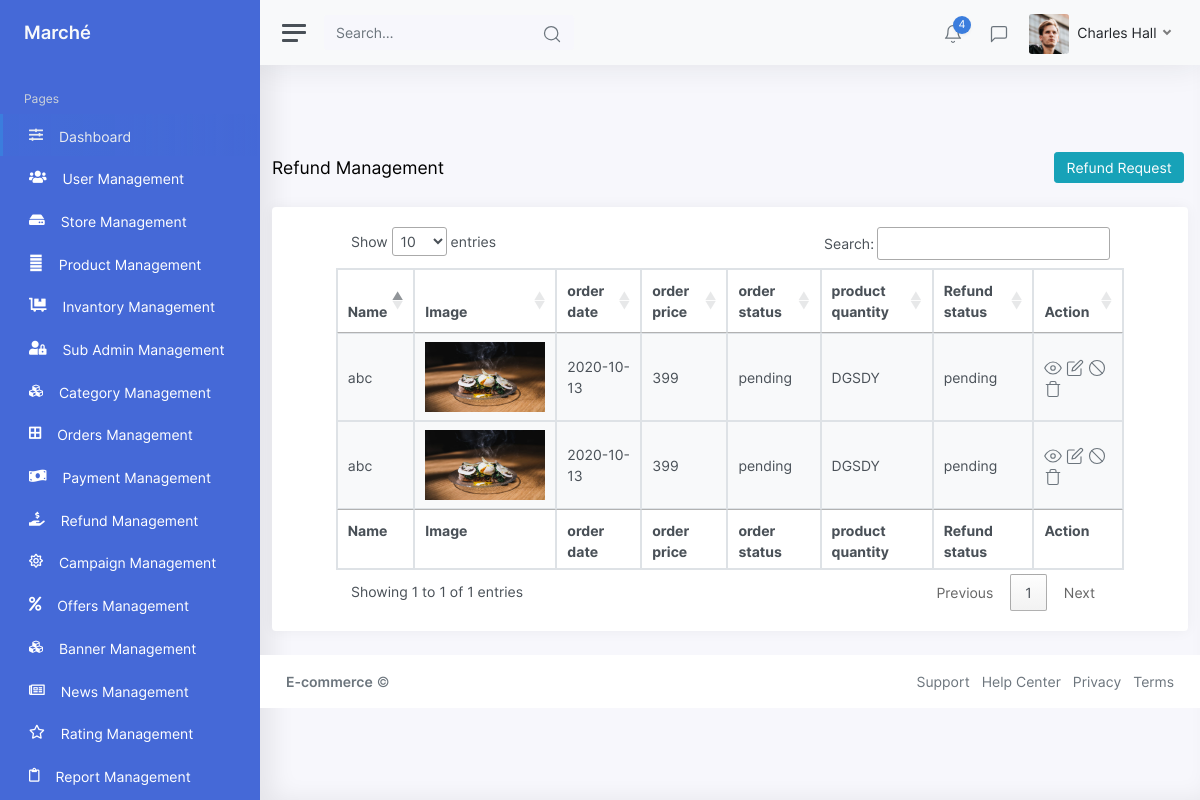
/index.php/store/refundManagement, run on the app's committed database.
### tables this page shows
CREATE TABLE `refund` (
  `order_id` int(11) NOT NULL,
  `name` varchar(255) NOT NULL,
  `image` varchar(255) NOT NULL,
  `order_date` varchar(255) NOT NULL,
  `order_price` int(255) NOT NULL,
  `order_status` varchar(255) NOT NULL,
  `product_quantity` varchar(255) NOT NULL,
  `refund_status` varchar(255) NOT NULL,
  `created_at` varchar(255) NOT NULL
);

### application/controllers/Store.php (called while the page is built, shortened)
<?php
class Store extends CI_Controller
{
	public function __construct()
	{
	$this->load->model('MyModel');
	$this->load->model('Common_model');
	}
	public function refundManagement()
	{
		$records = $this->Common_model->_select('refund','*');
		$this->load->view('ListView/Refund-Management',['records'=>$records]);
	}
}

### index.php (called while the page is built, shortened)
<?php
require_once BASEPATH.'core/CodeIgniter.php';

### application/models/Common_model.php (called while the page is built, shortened)
<?php
class Common_model extends CI_Model
{
      function _select($table, $column = '*', $condition = array(), $order_by = '', $sort = 'ASC', $start = '0', $perPage = '')
    {
        $this->db->select($column, false);
        $resSQL = $this->db->get($table);
        if ($resSQL->num_rows() > 0) {
            $result = $resSQL->result_array();
            return $result;
        } else {
            return false;
        }
    }
}
?>

### application/views/ListView/Refund-management.php (the view, shortened to what this page needs)
<?php include_once('header.php');
include_once('sidebar.php'); ?>
<br><br><br>
<div class="container">
	<div class="breadcrumb-header justify-content-between">
					<div class="my-auto">
						<div class="d-flex">
							<h4 class="content-title mb-0 my-auto">Refund Management</h4>
						</div>
					</div>
					<div class="d-flex my-xl-auto right-content">
						<div class="pr-1 mb-3 mb-xl-0">
							<a href="<?= base_url('Additems/Addrefund') ?>"><button type="button" class="btn btn-info"><i class="fe fe-plus"></i>Refund Request</button></a>
						</div>
					</div>
				</div>
<div class="card">
	<div class="card-body">
		<table id="table_id" class="table table-condensed table-striped table-hover table-striped table-bordered">
			<thead>
				<tr>
					<th>Name</th>
					<th>Image</th>
					<th>order date</th>
					<th>order price</th>
					<th>order status</th>
					<th>product quantity</th>
					<th>Refund status</th>
					<th>Action</th>
				</tr>
			</thead>
			<?php if (!empty($records)) : ?>
				<?php foreach ($records as $key => $record) : ?>
					<tbody>
						<tr>
							<td><?php echo @$record['name'] ?></td>
							<td><?php if (($record['image'])) { ?>
									<img src="<?php echo base_url("/uploads/RefundImage/" . $record['image']); ?>"  width="120" height="70">
								<?php } else { ?>
								<?php } ?>
							</td>
							<td><?php echo $record['order_date'] ?></td>
							<td><?php echo $record['order_price'] ?></td>
							<td><?php echo $record['order_status'] ?></td>
							<td><?php echo $record['product_quantity'] ?></td>
							<td><?php echo $record['refund_status'] ?></td>
							<td class="table-action">
								<a href="#myModalBlockUser" class="trigger-btn" data-toggle="modal"><i class="align-middle" data-feather="eye"></i></a>
								<a href="" data-toggle="modal" data-target="#myModalup<?php echo $record['order_id']; ?>" class="trigger-btn"><i class="align-middle" data-feather="edit"></i></a>
								<a href="#myModalBlockUser" class="trigger-btn" data-toggle="modal"><i class="align-middle" data-feather="slash"></i></a>
								<a href="" class="trigger-btn" data-target="#myModal<?php echo $record['order_id']; ?>" data-toggle="modal"><i class="align-middle" data-feather="trash"></i></a>
							</td>
						</tr>
					</tbody>
				<?php endforeach; ?>
			<?php endif; ?>
			<tfoot>
				<tr>
					<th>Name</th>
					<th>Image</th>
					<th>order date</th>
					<th>order price</th>
					<th>order status</th>
					<th>product quantity</th>
					<th>Refund status</th>
					<th>Action</th>
				</tr>
			</tfoot>
		</table>
	</div>
</div>
</div>
<?php include_once('footer.php');  ?>

### application/views/ListView/header.php (shortened to what this page needs)
<!DOCTYPE html>
<html lang="en">
<head>
	<link href="<?= base_url() ?>assets/main/css/app.css" rel="stylesheet">
	<link rel="stylesheet" type="text/css" href="https://cdn.datatables.net/1.10.22/css/jquery.dataTables.min.css">
</head>
<body>
	<div class="wrapper">

### application/views/ListView/sidebar.php (shortened to what this page needs)
<?php include_once('header.php');  ?>
<nav id="sidebar" class="sidebar">
	<div class="sidebar-content js-simplebar">
		<a class="sidebar-brand" href="<?php echo base_url('Admin/index') ?>">
			<span class="align-middle">Marché</span>
		</a>
		<ul class="sidebar-nav">
			<li class="sidebar-header">
				Pages
			</li>
			<li class="sidebar-item active">
				<a class="sidebar-link" href="<?php echo base_url('Admin/index') ?>">
					<i class='fas fa-sliders-h' aria-hidden="true"></i>
					<span class="align-middle">Dashboard</span>
				</a>
			</li>
			<?php $userInfo = $this->session->userdata('userInfo'); ?>
              <?php if(isset($userInfo[0]['store_id'])==''):?>
			<li class="sidebar-item">
				<a class="sidebar-link" href="<?= base_url('Admin/UserManagement') ?>">
					<i class="fa fa-users" aria-hidden="true"></i>
					<span class="align-middle">User Management</span>
				</a>
			</li>
		<?php endif;?>
            <?php $userInfo = $this->session->userdata('userInfo'); ?>
              <?php if(isset($userInfo[0]['store_id'])==''):?>
			<li class="sidebar-item">
				<a class="sidebar-link" href="<?= base_url('Admin/StoreManagement') ?>">
					<i class="fas fa-hdd"></i> <span class="align-middle">Store Management</span>
				</a>
			</li>
            <?php endif;?>
			<li class="sidebar-item">
				<a class="sidebar-link" href="<?= base_url('Admin/productManagement') ?>">
					<i class="fab fa-product-hunt"></i>
					<span class="align-middle">Product Management</span>
				</a>
			</li>
              <?php $userInfo = $this->session->userdata('userInfo'); ?>
              <?php if(isset($userInfo[0]['store_id'])==''):?>
			<li class="sidebar-item">
				<a class="sidebar-link" href="<?= base_url('Admin/invantoryManagement') ?>">
					<i class="fas fa-dolly-flatbed"></i>
					<span class="align-middle">Invantory Management</span>
				</a>
			</li>
			<?php endif;?>
                 <?php $userInfo = $this->session->userdata('userInfo'); ?>
              <?php if(isset($userInfo[0]['store_id'])==''):?>
			<li class="sidebar-item">
				<a class="sidebar-link" href="<?= base_url('Admin/subadminManagement') ?>">
					<i class="fas fa-user-lock"></i>
					<span class="align-middle">Sub Admin Management</span>
				</a>
			</li>
			<?php endif;?>
			<li class="sidebar-item">
				<a class="sidebar-link" href="<?= base_url('Admin/categorymanagement') ?>">
					<i class="fas fa-cubes"></i>
					<span class="align-middle">Category Management</span>
				</a>
			</li>
			<li class="sidebar-item">
				<a class="sidebar-link" href="<?= base_url('Admin/ordersManagement') ?>">
					<i class="fas fa-border-all"></i>
					<span class="align-middle">Orders Management</span>
				</a>
			</li>
			<li class="sidebar-item">
				<a class="sidebar-link" href="<?= base_url('Admin/paymentManagement') ?>">
					<i class="fas fa-money-bill-wave"></i>
					<span class="align-middle">Payment Management</span>
				</a>
			</li>
			<li class="sidebar-item">
				<a class="sidebar-link" href="<?= base_url('Admin/refundManagement') ?>">
					<i class="fas fa-hand-holding-usd"></i>
					<span class="align-middle">Refund Management</span>
				</a>
			</li>
			<?php $userInfo = $this->session->userdata('userInfo'); ?>
              <?php if(isset($userInfo[0]['store_id'])==''):?>
			<li class="sidebar-item">
				<a class="sidebar-link" href="<?= base_url('Admin/campaignManagement') ?>">
					<i class="far fa-sun"></i>
					<span class="align-middle">Campaign Management</span>
				</a>
			</li>
		<?php endif;?>
		<?php $userInfo = $this->session->userdata('userInfo'); ?>
              <?php if(isset($userInfo[0]['store_id'])==''):?>
			<li class="sidebar-item">
				<a class="sidebar-link" href="<?= base_url('Admin/offerManagement') ?>">
					<i class="fas fa-percent"></i>
					<span class="align-middle">Offers Management</span>
				</a>
			</li>
			<?php endif;?>
			<li class="sidebar-item">
				<a class="sidebar-link" href="<?= base_url('Admin/bannerManagement') ?>">
					<i class="fas fa-cubes"></i>
					<span class="align-middle">Banner Management</span>
				</a>
			</li>
			<?php $userInfo = $this->session->userdata('userInfo'); ?>
              <?php if(isset($userInfo[0]['store_id'])==''):?>
			<li class="sidebar-item">
				<a class="sidebar-link" href="<?= base_url('Admin/newsManagement') ?>">
					<i class="far fa-newspaper"></i>
					<span class="align-middle">News Management</span>
				</a>
			</li>
			<?php endif;?>
			<?php $userInfo = $this->session->userdata('userInfo'); ?>
              <?php if(isset($userInfo[0]['store_id'])==''):?>
			<li class="sidebar-item">
				<a class="sidebar-link" href="<?= base_url('Admin/ratingManagement') ?>">
					<i class="far fa-star"></i>
					<span class="align-middle">Rating Management</span>
				</a>
			</li>
			<?php endif;?>
			<?php $userInfo = $this->session->userdata('userInfo'); ?>
              <?php if(isset($userInfo[0]['store_id'])==''):?>
			<li class="sidebar-item">
				<a class="sidebar-link" href="#">
					<i class="far fa-clipboard"></i>
					<span class="align-middle">Report Management</span>
				</a>
			</li>
			<?php endif;?>
		</ul>
	</div>
</nav>
<div class="main">
	<nav class="navbar navbar-expand navbar-light navbar-bg">
		<a class="sidebar-toggle d-flex">
			<i class="hamburger align-self-center"></i>
		</a>
		<form class="form-inline d-none d-sm-inline-block">
			<div class="input-group input-group-navbar">
				<input type="text" class="form-control" placeholder="Search…" aria-label="Search">
				<div class="input-group-append">
					<button class="btn" type="button">
						<i class="align-middle" data-feather="search"></i>
					</button>
				</div>
			</div>
		</form>
		<div class="navbar-collapse collapse">
			<ul class="navbar-nav navbar-align">
				<li class="nav-item dropdown">
					<a class="nav-icon dropdown-toggle" href="#" id="alertsDropdown" data-toggle="dropdown">
						<div class="position-relative">
							<i class="align-middle" data-feather="bell"></i>
							<span class="indicator">4</span>
						</div>
					</a>
				</li>
				<li class="nav-item dropdown">
					<a class="nav-icon dropdown-toggle" href="#" id="messagesDropdown" data-toggle="dropdown">
						<div class="position-relative">
							<i class="align-middle" data-feather="message-square"></i>
						</div>
					</a>
				</li>
				<li class="nav-item dropdown">
					<a class="nav-link dropdown-toggle d-none d-sm-inline-block" href="#" data-toggle="dropdown">
						<img src="<?= base_url() ?>assets/main/img/avatars/avatar.jpg" class="avatar img-fluid rounded mr-1" alt="Charles Hall" /> <span class="text-dark">Charles Hall</span>
					</a>
				</li>
			</ul>
		</div>
	</nav>

### application/views/ListView/footer.php (shortened to what this page needs)
<footer class="footer">
				<div class="container-fluid">
					<div class="row text-muted">
						<div class="col-6 text-left">
							<p class="mb-0">
								<a href="index.php" class="text-muted"><strong>E-commerce</strong></a> &copy;
							</p>
						</div>
						<div class="col-6 text-right">
							<ul class="list-inline">
								<li class="list-inline-item">
									<a class="text-muted" href="#">Support</a>
								</li>
								<li class="list-inline-item">
									<a class="text-muted" href="#">Help Center</a>
								</li>
								<li class="list-inline-item">
									<a class="text-muted" href="#">Privacy</a>
								</li>
								<li class="list-inline-item">
									<a class="text-muted" href="#">Terms</a>
								</li>
							</ul>
						</div>
					</div>
				</div>
			</footer>
		</div>
	</div>
</body>
</html>

### data on the page
refund: name "abc", image (picture), order_date "2020-10-13", order_price "399", order_status "pending", product_quantity "DGSDY", refund_status "pending"
refund: name "abc", image (picture), order_date "2020-10-13", order_price "399", order_status "pending", product_quantity "DGSDY", refund_status "pending"
